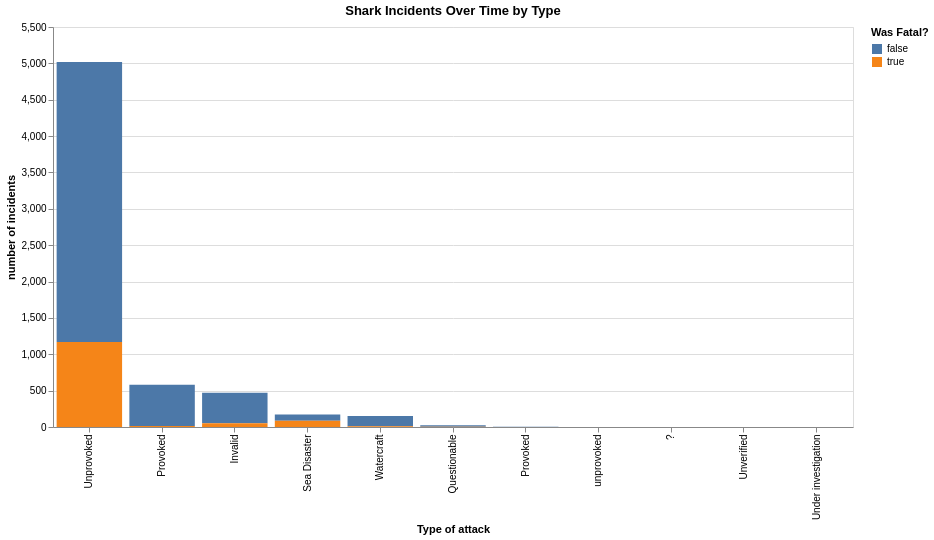

The cell this chart's notebook holds for it:
### Code cell
alt.Chart(sharks).mark_bar().encode(
    x=alt.X("type", title= "Type of attack", sort="-y"),
    y=alt.Y("count()", title= "number of incidents"),
    color=alt.Color("fatal", title="Was Fatal?"),
    tooltip=[

        alt.Tooltip("type", title='Type of Attack'),
        alt.Tooltip("fatal", title='Was Fatal?'), 
        
    ]

).properties( 
    width=800, height=400, title="Shark Incidents Over Time by Type"
)

### Figure 1 — Vega specification as saved in the notebook (floating-point values rounded to 4 significant figures)
{"$schema": "https://vega.github.io/schema/vega/v6.json", "data": [{"name": "source_0"}, {"name": "data_0", "values": [{"__count_end": 5018.0, "__count_start": 1168.0, "fatal": false, "type": "Unprovoked"}, {"__count_end": 580.0, "__count_start": 15.0, "fatal": false, "type": "Provoked"}, {"__count_end": 25.0, "__count_start": 2.0, "fatal": false, "type": "Questionable"}, {"__count_end": 1.0, "__count_start": 0.0, "fatal": false, "type": "unprovoked"}, {"__count_end": 1168.0, "__count_start": 0.0, "fatal": true, "type": "Unprovoked"}, {"__count_end": 2.0, "__count_start": 1.0, "fatal": false, "type": " Provoked"}, {"__count_end": 2.0, "__count_start": 0.0, "fatal": true, "type": "Questionable"}, {"__count_end": 150.0, "__count_start": 9.0, "fatal": false, "type": "Watercraft"}, {"__count_end": 1.0, "__count_start": 0.0, "fatal": true, "type": " Provoked"}, {"__count_end": 171.0, "__count_start": 87.0, "fatal": false, "type": "Sea Disaster"}, {"__count_end": 1.0, "__count_start": 0.0, "fatal": false, "type": "?"}, {"__count_end": 15.0, "__count_start": 0.0, "fatal": true, "type": "Provoked"}, {"__count_end": 1.0, "__count_start": 0.0, "fatal": false, "type": "Unverified"}, {"__count_end": 472.0, "__count_start": 52.0, "fatal": false, "type": "Invalid"}, {"__count_end": 1.0, "__count_start": 0.0, "fatal": false, "type": "Under investigation"}, {"__count_end": 52.0, "__count_start": 0.0, "fatal": true, "type": "Invalid"}, {"__count_end": 87.0, "__count_start": 0.0, "fatal": true, "type": "Sea Disaster"}, {"__count_end": 9.0, "__count_start": 0.0, "fatal": true, "type": "Watercraft"}]}, {"name": "source_0_x_domain_type", "values": [{"sort_field": 5018, "type": "Unprovoked"}, {"sort_field": 580, "type": "Provoked"}, {"sort_field": 25, "type": "Questionable"}, {"sort_field": 1, "type": "unprovoked"}, {"sort_field": 2, "type": " Provoked"}, {"sort_field": 150, "type": "Watercraft"}, {"sort_field": 171, "type": "Sea Disaster"}, {"sort_field": 1, "type": "?"}, {"sort_field": 1, "type": "Unverified"}, {"sort_field": 472, "type": "Invalid"}, {"sort_field": 1, "type": "Under investigation"}]}, {"name": "data_0_color_domain_fatal", "values": [{"fatal": false}, {"fatal": true}]}], "marks": [{"type": "rect", "name": "marks", "from": {"data": "data_0"}, "encode": {"update": {"fill": {"field": "fatal", "scale": "color"}, "y2": {"field": "__count_start", "scale": "y"}, "y": {"field": "__count_end", "scale": "y"}, "width": {"signal": "max(0.25, bandwidth('x'))"}, "tooltip": {"signal": "{\"Type of Attack\": isValid(datum[\"type\"]) ? datum[\"type\"] : \"\"+datum[\"type\"], \"Was Fatal?\": isValid(datum[\"fatal\"]) ? datum[\"fatal\"] : \"\"+datum[\"fatal\"]}"}, "x": {"field": "type", "scale": "x"}}}, "style": ["bar"]}], "scales": [{"name": "x", "type": "band", "domain": {"data": "source_0_x_domain_type", "field": "type", "sort": {"op": "max", "field": "sort_field", "order": "descending"}}, "range": [0, {"signal": "width"}], "paddingInner": 0.1, "paddingOuter": 0.05}, {"name": "y", "type": "linear", "domain": {"data": "data_0", "fields": ["__count_start", "__count_end"]}, "range": [{"signal": "height"}, 0], "nice": true, "zero": true}, {"name": "color", "type": "ordinal", "domain": {"data": "data_0_color_domain_fatal", "field": "fatal", "sort": true}, "range": "category"}], "axes": [{"scale": "y", "tickCount": {"signal": "ceil(height/40)"}, "labels": false, "aria": false, "zindex": 0, "gridScale": "x", "domain": false, "grid": true, "maxExtent": 0, "minExtent": 0, "ticks": false, "orient": "left"}, {"scale": "x", "grid": false, "orient": "bottom", "labelAlign": "right", "labelAngle": 270, "labelBaseline": "middle", "zindex": 0, "title": "Type of attack"}, {"scale": "y", "orient": "left", "labelOverlap": true, "grid": false, "tickCount": {"signal": "ceil(height/40)"}, "title": "number of incidents", "zindex": 0}], "title": {"text": "Shark Incidents Over Time by Type", "frame": "group"}, "legends": [{"title": "Was Fatal?", "fill": "color", "symbolType": "square"}], "padding": 5, "background": "white", "height": 400, "style": "cell", "width": 800}
